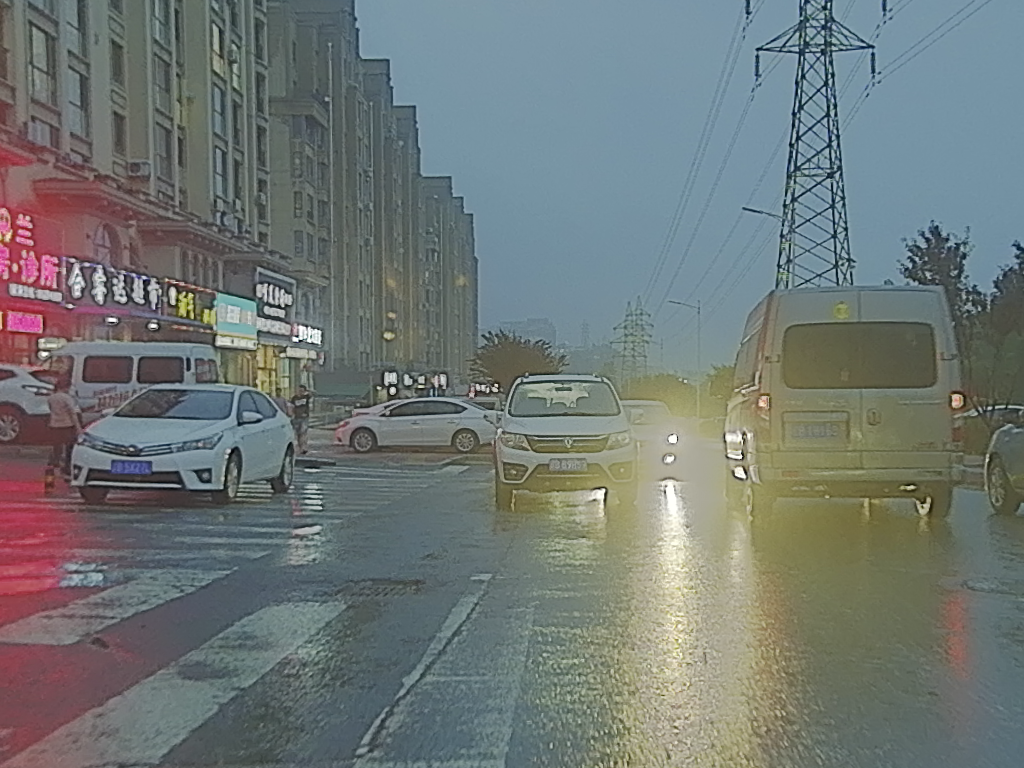
#> input picture imgs/00000.png, 1024 x 768 px
$ python canny.py
#> lines starting #> are read from the running program, lines starting #| are printed output that depends on the picture
import cv2
import numpy as np

img = cv2.imread("../imgs/00000.png")
#> img is the input picture: shape (768, 1024, 3); mean B, G, R 117.4, 119.3, 112.1

edges = cv2.Canny(img, 100, 200)
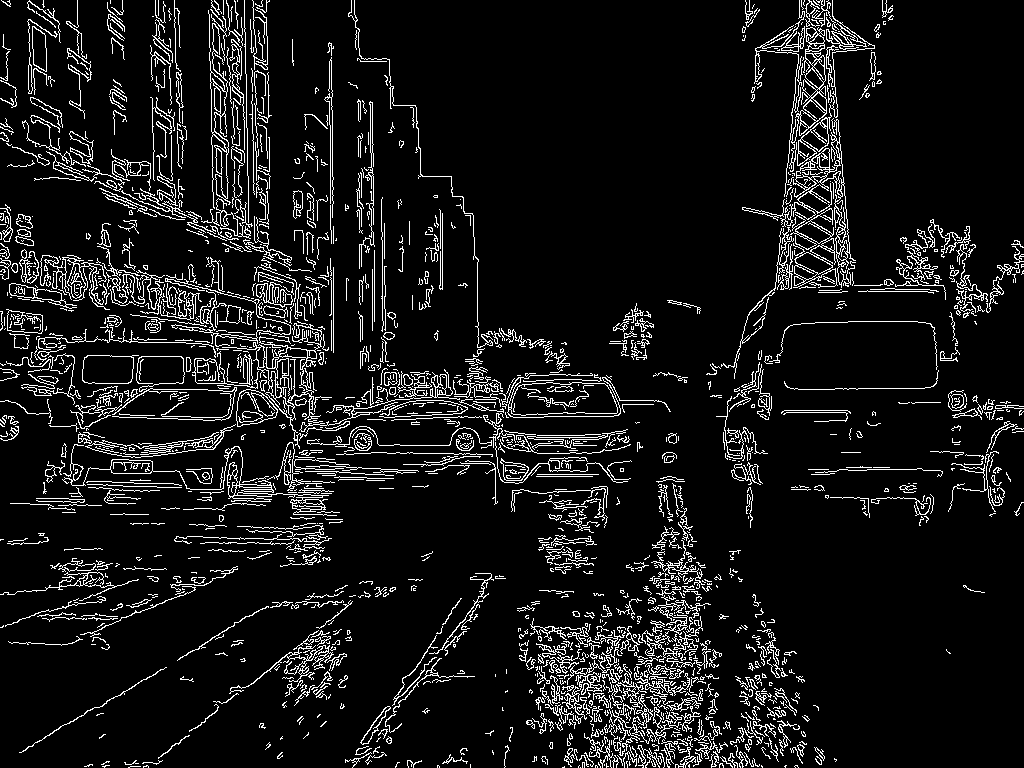
#> edges: shape (768, 1024); 8.7% white in thin lines or dots

cv2.imshow("edges", edges)
cv2.waitKey()

$ run again, with imgs/00025.png copied over imgs/00000.png
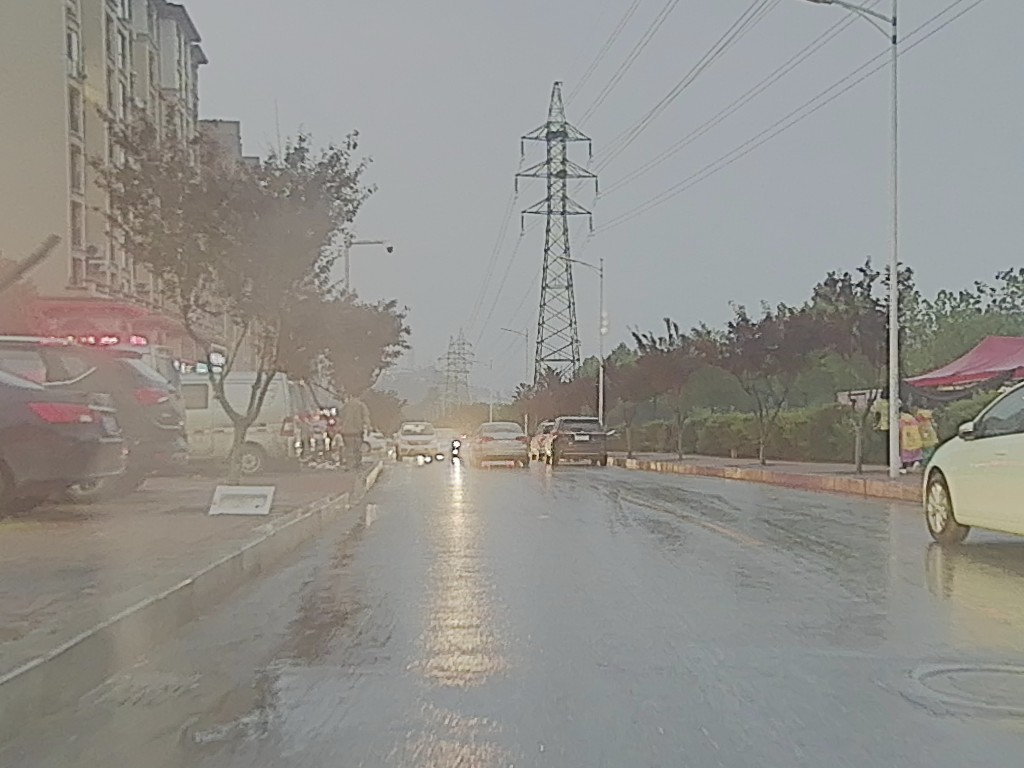
#> input picture imgs/00025.png, 1024 x 768 px
#> img is the input picture: shape (768, 1024, 3); mean B, G, R 139.6, 144.3, 145.9
#> `edges = cv2.Canny(img, 100, 200)`:
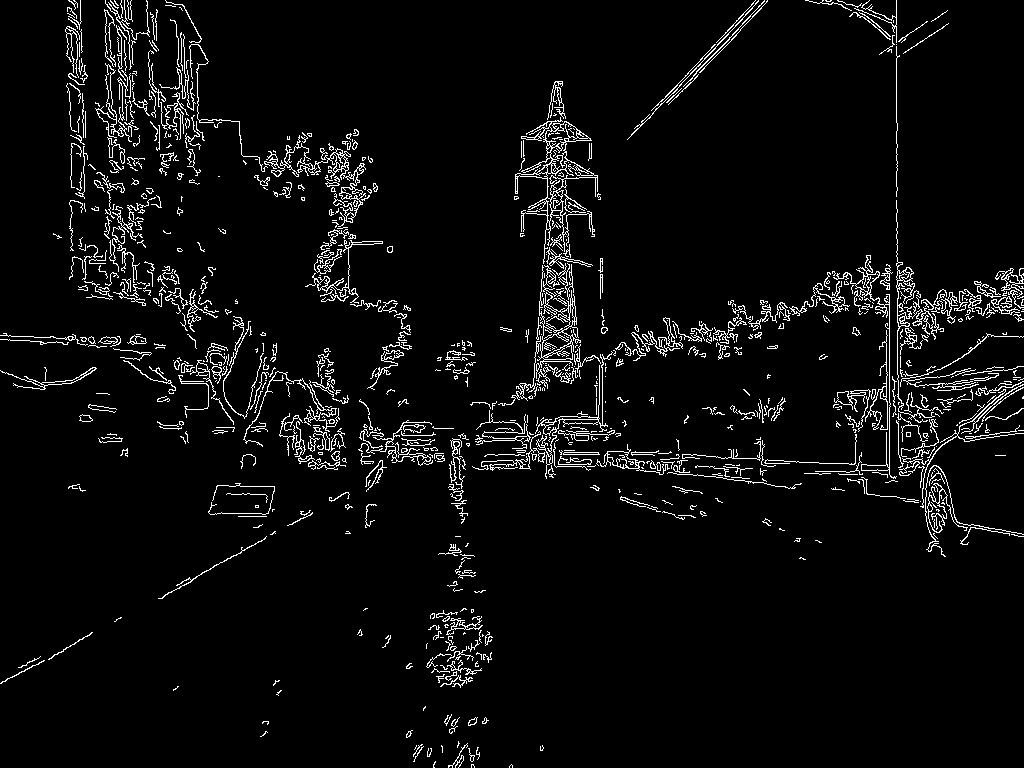
#> edges: shape (768, 1024); 4.7% white in thin lines or dots

$ run again, with imgs/00031.png copied over imgs/00000.png
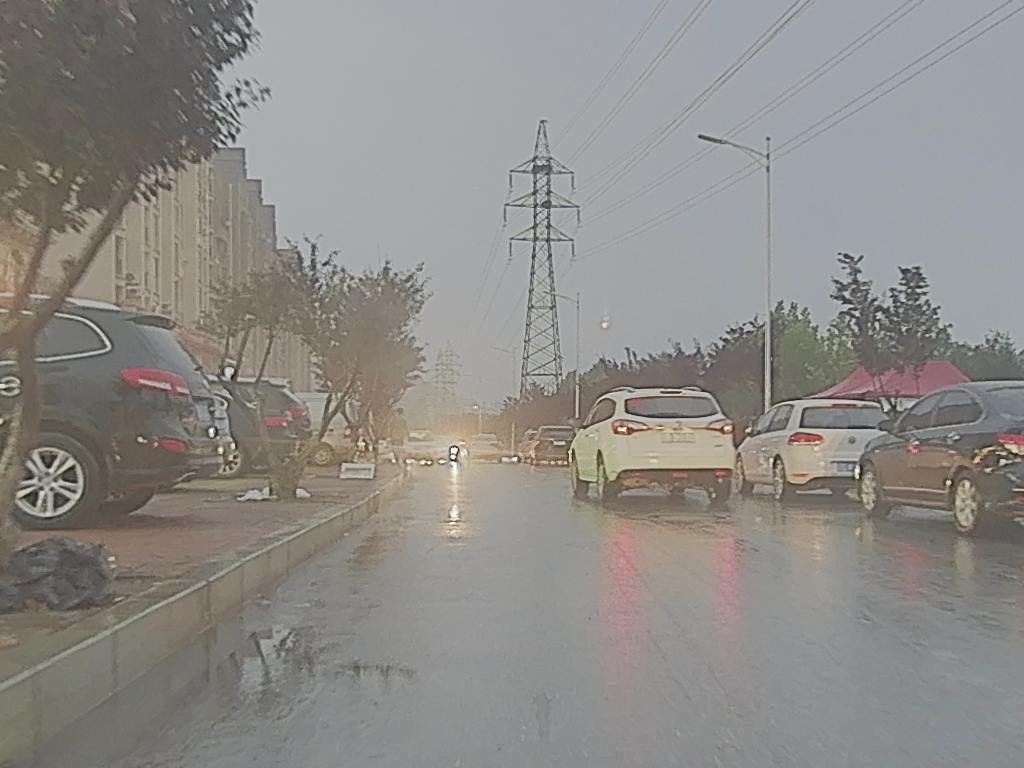
#> input picture imgs/00031.png, 1024 x 768 px
#> img is the input picture: shape (768, 1024, 3); mean B, G, R 135.9, 139.2, 141.3
#> `edges = cv2.Canny(img, 100, 200)`:
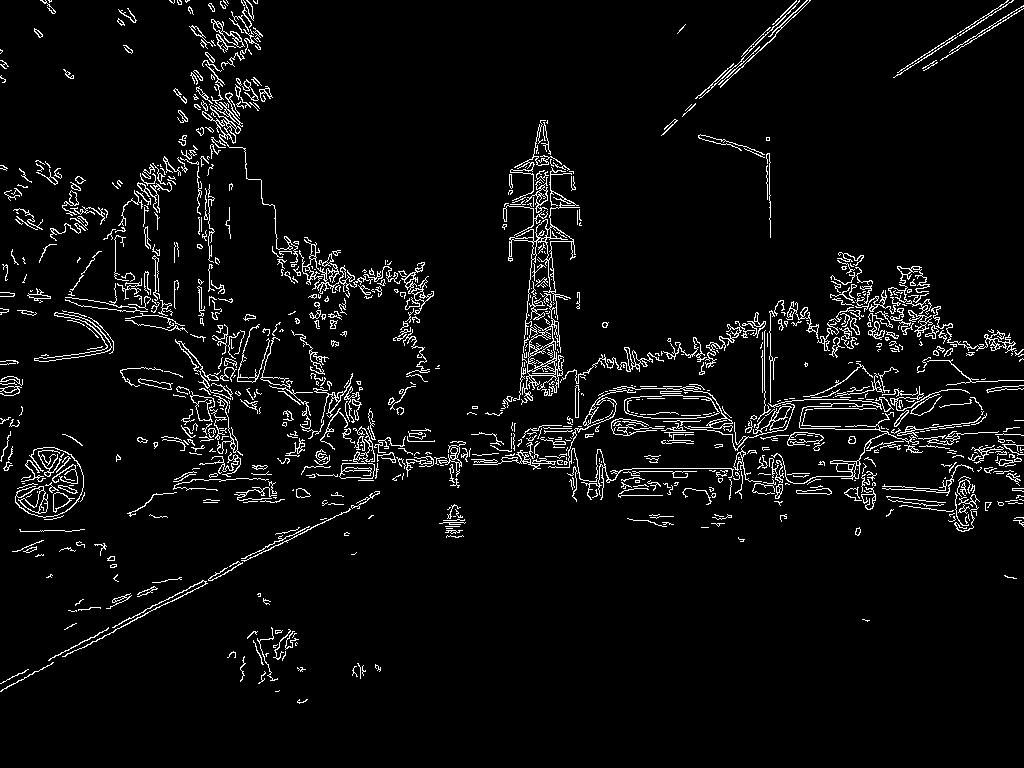
#> edges: shape (768, 1024); 4.9% white in thin lines or dots
